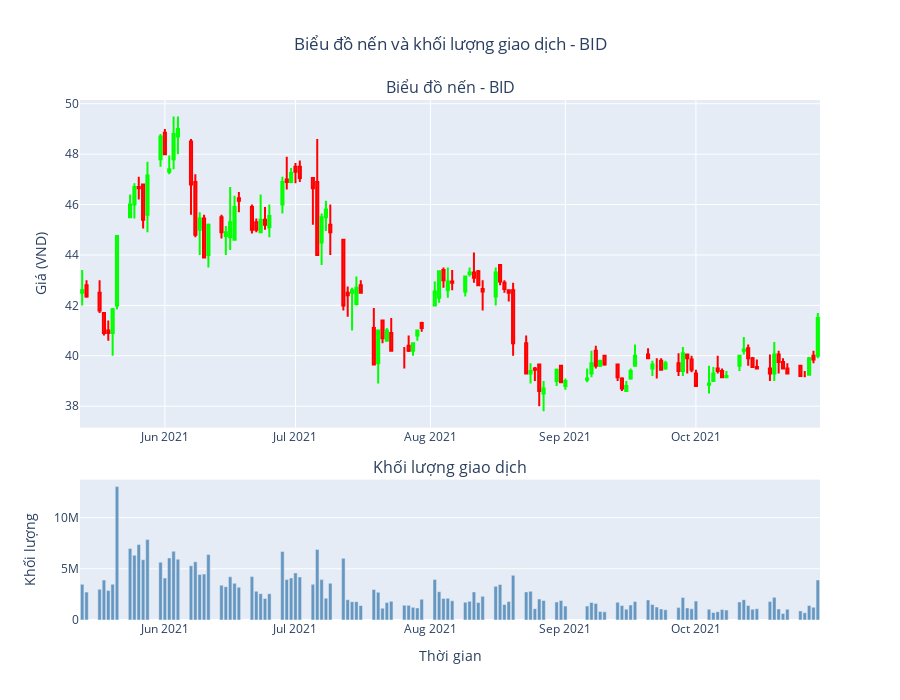

Notebook code for this chart:
### Markdown cell above
### 3.2. Biểu đồ nến (Candlestick Chart)

### Code cell
# Tạo candlestick chart cho mã cổ phiếu có nhiều dữ liệu nhất
main_symbol = top_symbols[0]
symbol_data = price_train_enhanced[price_train_enhanced['symbol'] == main_symbol]

# Lấy dữ liệu 6 tháng gần nhất để hiển thị rõ hơn
recent_data = symbol_data.tail(120)  # ~6 tháng giao dịch

fig = make_subplots(
    rows=2, cols=1,
    subplot_titles=[f'Biểu đồ nến - {main_symbol}', 'Khối lượng giao dịch'],
    vertical_spacing=0.1,
    row_heights=[0.7, 0.3]
)

# Candlestick chart
fig.add_trace(
    go.Candlestick(
        x=recent_data['date'],
        open=recent_data['open'],
        high=recent_data['high'],
        low=recent_data['low'],
        close=recent_data['close'],
        name='Giá',
        increasing_line_color='#00ff00',
        decreasing_line_color='#ff0000'
    ),
    row=1, col=1
)

# Volume chart
fig.add_trace(
    go.Bar(
        x=recent_data['date'],
        y=recent_data['volume'],
        name='Volume',
        marker_color='rgba(70, 130, 180, 0.8)'
    ),
    row=2, col=1
)

fig.update_layout(
    title=f'Biểu đồ nến và khối lượng giao dịch - {main_symbol}',
    title_x=0.5,
    height=700,
    showlegend=False,
    xaxis_rangeslider_visible=False
)

fig.update_xaxes(title_text="Thời gian", row=2, col=1)
fig.update_yaxes(title_text="Giá (VND)", row=1, col=1)
fig.update_yaxes(title_text="Khối lượng", row=2, col=1)

fig.show()
